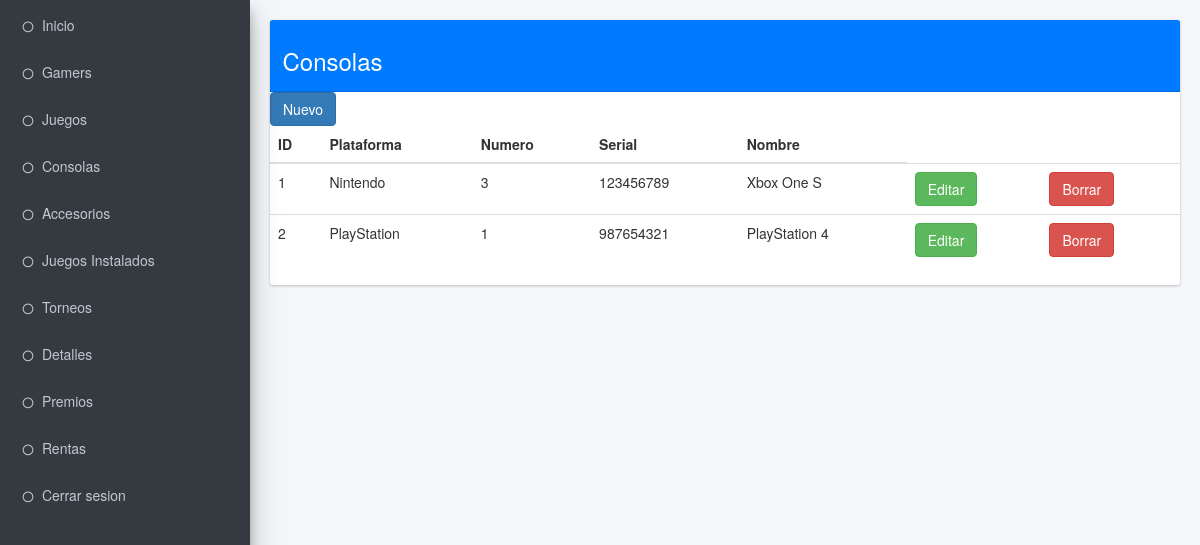
Screenshot of /vistas/admin_cConsolas.php (signed in) with the database file from the repository.
### tables this page shows
CREATE TABLE `consola` (
  `id_consola` int(11) NOT NULL,
  `id_plataforma` int(11) NOT NULL,
  `numero` int(11) NOT NULL,
  `serial` varchar(45) NOT NULL,
  `nombre` varchar(45) NOT NULL
);

CREATE TABLE `plataforma` (
  `id_plataforma` int(11) NOT NULL,
  `nombre` varchar(45) NOT NULL
);

### modelos/selectTables.php (called while the page is built, shortened)
<?php
  include_once "../controladores/conexion.php";
  $getNormalConsola = $BD -> query("SELECT c.id_consola as id, p.nombre as plataforma, c.numero, c.serial, c.nombre FROM consola c INNER JOIN plataforma p ON c.id_plataforma = p.id_plataforma");
  $resultadoNormalConsola = $getNormalConsola -> fetchAll(PDO::FETCH_OBJ);
?>

### vistas/admin_cConsolas.php (the view, shortened to what this page needs)
<?php
include_once '../modelos/selectTables.php';
?>
<!DOCTYPE html>
<html>
<head>
  <link rel="stylesheet" href="plugins/fontawesome-free/css/all.min.css">
  <link rel="stylesheet" href="https://code.ionicframework.com/ionicons/2.0.1/css/ionicons.min.css">
  <link rel="stylesheet" href="css/adminlte.min.css">
  <link rel="stylesheet" href="https://maxcdn.bootstrapcdn.com/bootstrap/3.4.1/css/bootstrap.min.css">
</head>
<body class="hold-transition sidebar-mini layout-fixed">
  <div class="wrapper">
    <aside class="main-sidebar sidebar-dark-primary elevation-4">
      <div class="sidebar">
        <nav class="mt-2">
          <ul class="nav nav-pills nav-sidebar flex-column" data-widget="treeview" role="menu" data-accordion="false">
            <li class="nav-item">
              <a href="admin_Inicio.php" class="nav-link">
                <i class="far fa-circle nav-icon"></i>
                <p>Inicio</p>
              </a>
            </li>
          </ul>
        </nav>
        <nav class="mt-2">
          <ul class="nav nav-pills nav-sidebar flex-column" data-widget="treeview" role="menu" data-accordion="false">
            <li class="nav-item">
              <a href="admin_cGamer.php" class="nav-link">
                <i class="far fa-circle nav-icon"></i>
                <p>Gamers</p>
              </a>
            </li>
          </ul>
        </nav>
        <nav class="mt-2">
          <ul class="nav nav-pills nav-sidebar flex-column" data-widget="treeview" role="menu" data-accordion="false">
            <li class="nav-item">
              <a href="admin_cJuegos.php" class="nav-link">
                <i class="far fa-circle nav-icon"></i>
                <p>Juegos</p>
              </a>
            </li>
          </ul>
        </nav>
        <nav class="mt-2">
          <ul class="nav nav-pills nav-sidebar flex-column" data-widget="treeview" role="menu" data-accordion="false">
            <li class="nav-item">
              <a href="admin_cConsolas.php" class="nav-link">
                <i class="far fa-circle nav-icon"></i>
                <p>Consolas</p>
              </a>
            </li>
          </ul>
        </nav>
        <nav class="mt-2">
          <ul class="nav nav-pills nav-sidebar flex-column" data-widget="treeview" role="menu" data-accordion="false">
            <li class="nav-item">
              <a href="admin_cAccesorio.php" class="nav-link">
                <i class="far fa-circle nav-icon"></i>
                <p>Accesorios</p>
              </a>
            </li>
          </ul>
        </nav>
        <nav class="mt-2">
          <ul class="nav nav-pills nav-sidebar flex-column" data-widget="treeview" role="menu" data-accordion="false">
            <li class="nav-item">
              <a href="admin_cInstalado.php" class="nav-link">
                <i class="far fa-circle nav-icon"></i>
                <p>Juegos Instalados</p>
              </a>
            </li>
          </ul>
        </nav>
        <nav class="mt-2">
          <ul class="nav nav-pills nav-sidebar flex-column" data-widget="treeview" role="menu" data-accordion="false">
            <li class="nav-item">
              <a href="admin_cTorneo.php" class="nav-link">
                <i class="far fa-circle nav-icon"></i>
                <p>Torneos</p>
              </a>
            </li>
          </ul>
        </nav>
        <nav class="mt-2">
          <ul class="nav nav-pills nav-sidebar flex-column" data-widget="treeview" role="menu" data-accordion="false">
            <li class="nav-item">
              <a href="admin_cDetalles.php" class="nav-link">
                <i class="far fa-circle nav-icon"></i>
                <p>Detalles</p>
              </a>
            </li>
          </ul>
        </nav>
        <nav class="mt-2">
          <ul class="nav nav-pills nav-sidebar flex-column" data-widget="treeview" role="menu" data-accordion="false">
            <li class="nav-item">
              <a href="admin_cPremio.php" class="nav-link">
                <i class="far fa-circle nav-icon"></i>
                <p>Premios</p>
              </a>
            </li>
          </ul>
        </nav>
        <nav class="mt-2">
          <ul class="nav nav-pills nav-sidebar flex-column" data-widget="treeview" role="menu" data-accordion="false">
            <li class="nav-item">
              <a href="admin_cRenta.php" class="nav-link">
                <i class="far fa-circle nav-icon"></i>
                <p>Rentas</p>
              </a>
            </li>
          </ul>
        </nav>
        <nav class="mt-2">
          <ul class="nav nav-pills nav-sidebar flex-column" data-widget="treeview" role="menu" data-accordion="false">
            <li class="nav-item">
              <a href="../controladores/logout.php" class="nav-link">
                <i class="far fa-circle nav-icon"></i>
                <p>Cerrar sesion</p>
              </a>
            </li>
          </ul>
        </nav>
      </div>
    </aside>
    <div class="content-wrapper">
      <br>
      <section class="content">
        <div class="container-fluid">
          <div class="row">
            <div class="col-md-12">
              <div class="card card-primary">
                <div class="card-header">
                  <h3>Consolas</h3>
                </div>
                <a href="agregarConsola.php">
                  <input type="button" name="" value="Nuevo" class="btn btn-primary">
                </a>
                <form class="" action="editConsola.php" method="post">
                  <div class="crudAdmin" align="center">
                    <table class="table table-hover">
                      <thead>
                        <tr>
                          <th>ID</th>
                          <th>Plataforma</th>
                          <th>Numero</th>
                          <th>Serial</th>
                          <th>Nombre</th>
                        </tr>
                      </thead>
                      <tbody>
                        <?php foreach ($resultadoNormalConsola as $resultadoNormalConsola){ ?>
                        <?php $identificador = $resultadoNormalConsola -> id ?>
                        <tr>
                        <td><?php echo $resultadoNormalConsola -> id ?></td>
                        <td><?php echo $resultadoNormalConsola -> plataforma ?></td>
                        <td><?php echo $resultadoNormalConsola -> numero ?></td>
                        <td><?php echo $resultadoNormalConsola -> serial ?></td>
                        <td><?php echo $resultadoNormalConsola -> nombre ?></td>
                        <td>
                        <form action="editConsola.php" method="post">
                        <button class="btn btn-success" type="submit" name="editar"
                        value="<?php echo htmlspecialchars($identificador); ?>">Editar
                        </button>
                        </form>
                        </td>
                        <td>
                        <form method="post" action="../controladores/borrar_Consola.php">
                        <button type="submit" class="btn btn-danger" name="id"
                        value="<?php echo htmlspecialchars($identificador); ?>">Borrar
                        </button>
                        </form>
                        </td>
                        </tr>
                        <?php } ?>
                      </tbody>
                    </table>
                  </div>
                </form>
            </div>
          </div>
          <div class="col-md-6">
          </div>
        </div>
      </div>
    </section>
  </div>
</body>
    </html>

### rows the page displays
consola: id_consola "1", id_plataforma.nombre "Nintendo", numero "3", serial "123456789", nombre "Xbox One S"
consola: id_consola "2", id_plataforma.nombre "PlayStation", numero "1", serial "987654321", nombre "PlayStation 4"
